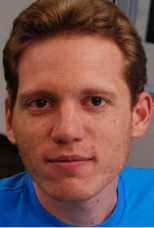
%> input picture face1.png, 154 x 228 px
$ octave styletransfer.m   (GNU Octave 9; MATLAB toolbox functions it lacks are replaced by stand-ins)
%> lines starting %> are read from the running program, lines starting %| are printed output that depends on the picture
### createpyramid.m
function [pyramid] = createpyramid(img, levels)
    img_old = img;
    cur_gauss = 2;
    img_cur = imgaussfilt(img,cur_gauss);
    for k = 1:levels-1
        pyramid{k} = img_old - img_cur;
        %figure, imshow(pyramid{k});
        img_old = img_cur;
        cur_gauss = cur_gauss * 2;
        img_cur = imgaussfilt(img_cur,cur_gauss);
    end
    pyramid{levels} = img_cur;
end

### getenergy.m
function [energy] = getenergy(pyramid, levels)
    gauss_val = 2;
    for k = 1:levels
        % figure, imshow(img_cur);
        energy{k} = pyramid{k} .* pyramid{k};
        energy{k} = imgaussfilt(energy{k}, gauss_val);
        gauss_val = gauss_val * 2;
    end
end

### computegain.m
function [gain] = computegain(energy1, energy2, levels)
    gauss_cur = 1;
    for k = 1:levels-1
        gain{k} = sqrt(energy2{k} ./ (energy1{k} + 0.0000001));
        gain{k} = imgaussfilt(max(min(gain{k}, 2.8), 0.9), 3 * gauss_cur);
        gauss_cur = gauss_cur * 2;
    end
end

### robusttransfer.m
function [final_pyramid] = robusttransfer(pyramid1, pyramid2, gain, levels)
    for k = 1:levels-1
        final_pyramid{k} = pyramid1{k} .* gain{k};
    end
    final_pyramid{levels} = pyramid2{levels};
end

### reconstructimage.m
function [img_final] = reconstructimage(pyramid, levels)
    img_final = pyramid{levels};
    for k = levels-1:-1:1
        % figure, imshow(img_cur);
        img_final = img_final + pyramid{k};
    end
end

### styletransfer.m
levels = 6;

img_orig = imread('face1.png');
%> img_orig is the input picture: size 228x154x3 uint8; mean R, G, B 114.4, 83.7, 83.1
img_style = imread('face2.png');
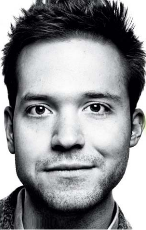
%> input picture face2.png, 146 x 230 px
%> img_style is the input picture: size 230x146x3 uint8; mean R, G, B 141.4, 142.5, 145.2
img_orig = imresize(img_orig, [300 NaN]);
%> img_orig: size 300x203x3 uint8
img_style = imresize(img_style, [size(img_orig,1) size(img_orig,2)]);
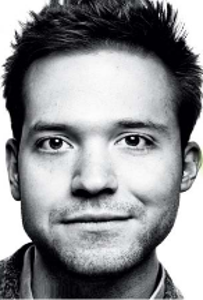
%> img_style: size 300x203x3 uint8; mean R, G, B 141.4, 142.5, 145.2
img_orig = double(img_orig) / 255.0;
%> img_orig: size 300x203x3 double
img_style = double(img_style) / 255.0;
%> img_style: size 300x203x3 double

figure, imshow(uint8(img_orig * 255.0));
figure, imshow(uint8(img_style * 255.0));

% When we perform warping however, we should calculate the energy initially
% and then for whatever warping is done, perform the corresponding changes
% on the energy image as well. This is to ensure we don't get noisy energy
% images which would be the case if we apply energy calculation directly on
% the warped images. (energy2 would need to be warped accordingly)

pyramid1 = createpyramid(img_orig, levels);
%> after the loop in createpyramid, `for k = 1:levels-1`:
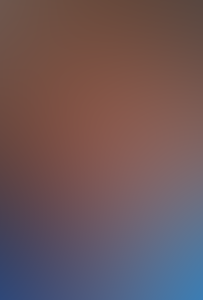
%> img_cur: size 300x203x3 double; mean R, G, B 0.427, 0.34, 0.352
%> after the loop in createpyramid, `for k = 1:levels-1`: cur_gauss = 64; pyramid = 5 items
%> pyramid1 = 6 items
energy1 = getenergy(pyramid1, levels);
%> after the loop in getenergy, `for k = 1:levels`: gauss_val = 128
%> energy1 = 6 items

pyramid2 = createpyramid(img_style, levels);
%> call 2 of createpyramid, with levels = 6
%> after the loop in createpyramid (call 2), `for k = 1:levels-1`:
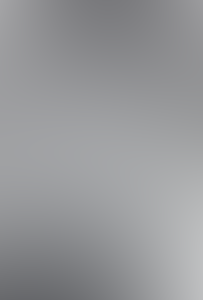
%> img_cur: size 300x203x3 double; mean R, G, B 0.591, 0.595, 0.604
%> pyramid2 = 6 items
energy2 = getenergy(pyramid2, levels);
%> energy2 = 6 items

gain = computegain(energy1, energy2, levels);
%> after the loop in computegain, `for k = 1:levels-1`: gain = 5 items; gauss_cur = 32
%> gain = 5 items

final_pyramid = robusttransfer(pyramid1, pyramid2, gain, levels);
%> final_pyramid = 6 items
final_img = reconstructimage(final_pyramid, levels);
%> the loop in reconstructimage, `for k = levels-1:-1:1` made 5 passes
%> pass 1, in reconstructimage, `img_final = img_final + pyramid{k};`:
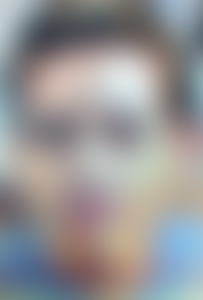
%> img_final: size 300x203x3 double; mean R, G, B 0.589, 0.583, 0.589
%> after the loop in reconstructimage, `for k = levels-1:-1:1`:
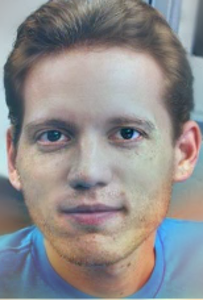
%> img_final: size 300x203x3 double; mean R, G, B 0.585, 0.57, 0.574; drawn with min black and max white

figure, imshow(uint8(final_img * 255.0));
%> after `imshow(uint8(final_img * 255.0))`:
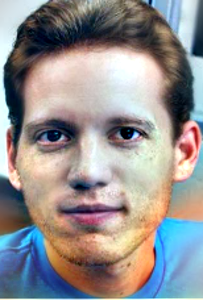
%> displayed picture: size 300x203x3, on the screen's scale of 0 to 255; mean R, G, B 149, 145, 145.4
